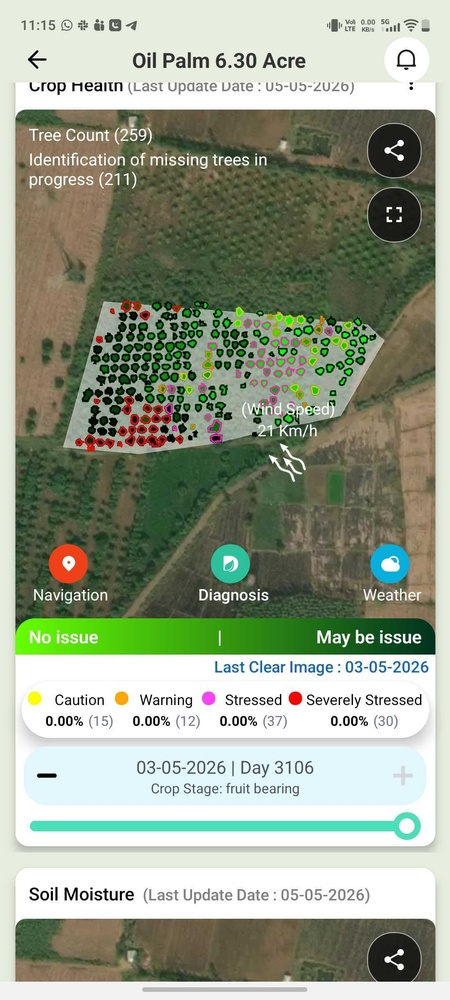
#> input picture tests/web_automation/test_data/image.jpg, 450 x 1000 px, shrunk from 1080 x 2400 before the run
$ python -i ocr_validation.py   (imports and definitions only)
#> lines starting #> are read from the running program, lines starting #| are printed output that depends on the picture
#> in extract_text, img is the input picture: PIL image 450x1000 RGB; mean R, G, B 151.6, 160.3, 140.8
import logging
import re
from PIL import Image, ImageEnhance, ImageFilter
import pytesseract

from utils.tesseract_setup import configure_tesseract

logger = logging.getLogger(__name__)

# Resolve the Tesseract engine binary wherever it's installed (PATH / scoop /
# Program Files) instead of assuming one fixed path.
# [1 line not run here, left out]

_CFG_BLOCK  = "--psm 6 --oem 3"
_CFG_SPARSE = "--psm 11 --oem 3"

LEAF_MOISTURE_KEYWORDS  = ["leaf moisture", "leaf wetness", "leaf wet"]
SOIL_MOISTURE_KEYWORDS  = ["soil moisture", "soil wet"]
CROP_HEALTH_KEYWORDS    = ["crop health", "ndvi", "vegetation"]


def _preprocess(pil_img: Image.Image) -> Image.Image:
    img = pil_img.convert("L")
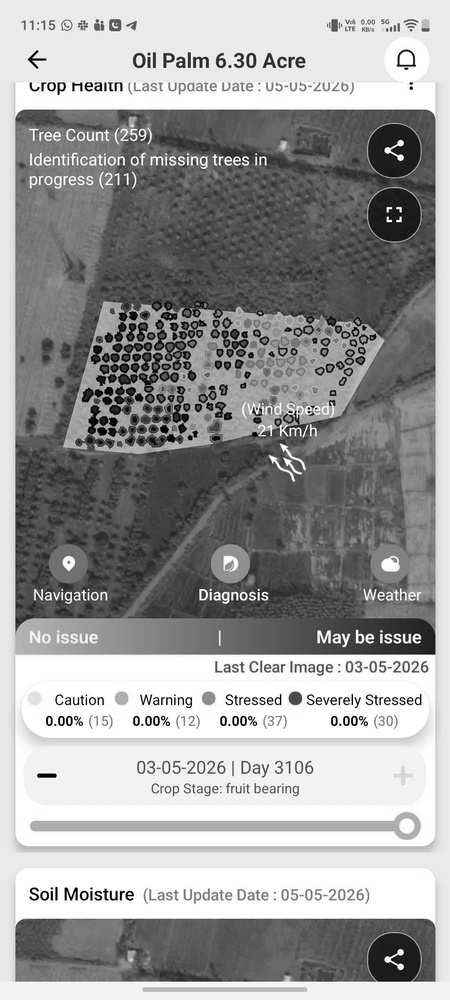
#> img: PIL image 450x1000 L; min 0, max 255, mean 155.5
    img = ImageEnhance.Contrast(img).enhance(2.0)
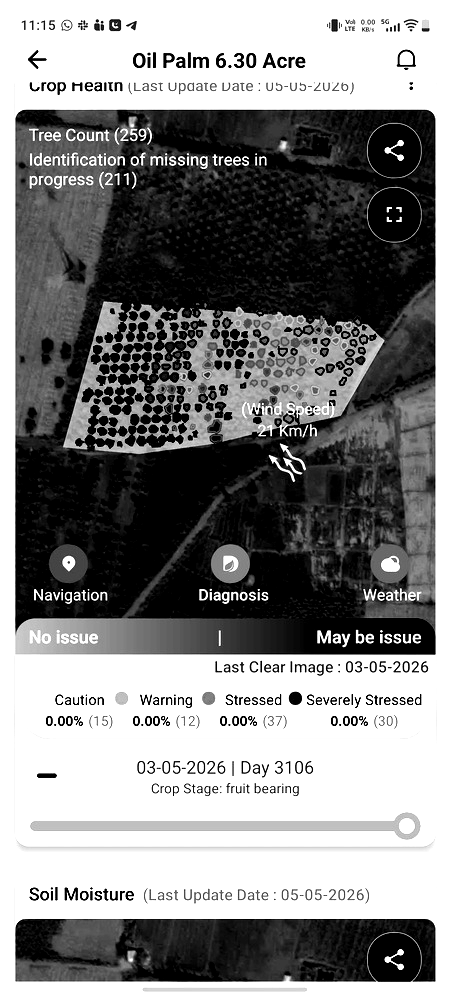
#> img: PIL image 450x1000 L; min 0, max 255, mean 133.3
    img = ImageEnhance.Sharpness(img).enhance(2.0)
    img = img.filter(ImageFilter.MedianFilter(size=3))
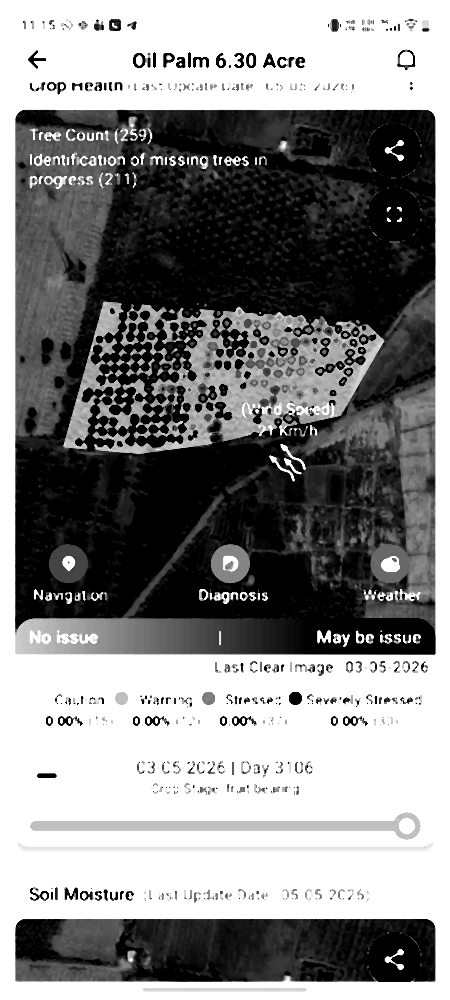
#> img: PIL image 450x1000 L; min 0, max 255, mean 133.9
    return img


def _crop_pil(pil_img: Image.Image, region: tuple | None) -> Image.Image:
    return pil_img.crop(region) if region else pil_img


def extract_text(image_path: str, region: tuple | None = None,
                 sparse: bool = False) -> str:
    img  = Image.open(image_path)
    img  = _crop_pil(img, region)
    img  = _preprocess(img)
    cfg  = _CFG_SPARSE if sparse else _CFG_BLOCK
#> (the run stopped early here; a loop or call above may not have finished)
